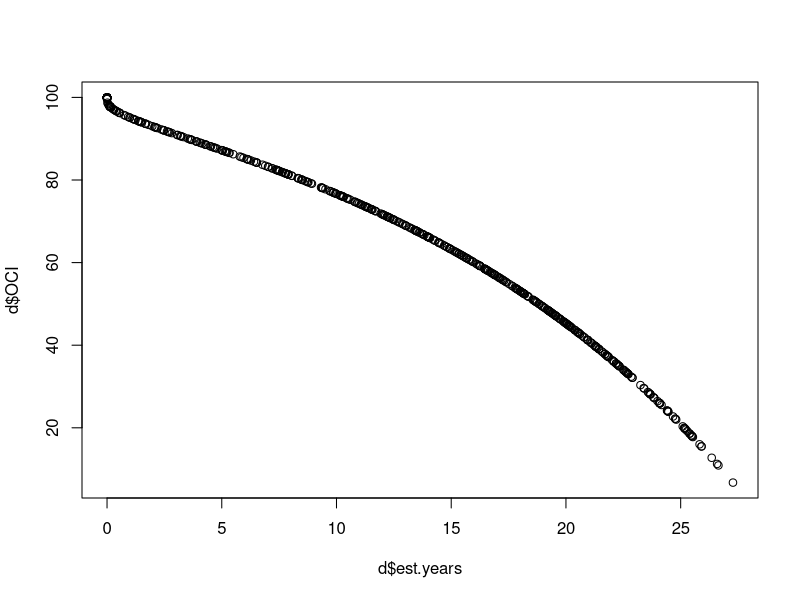
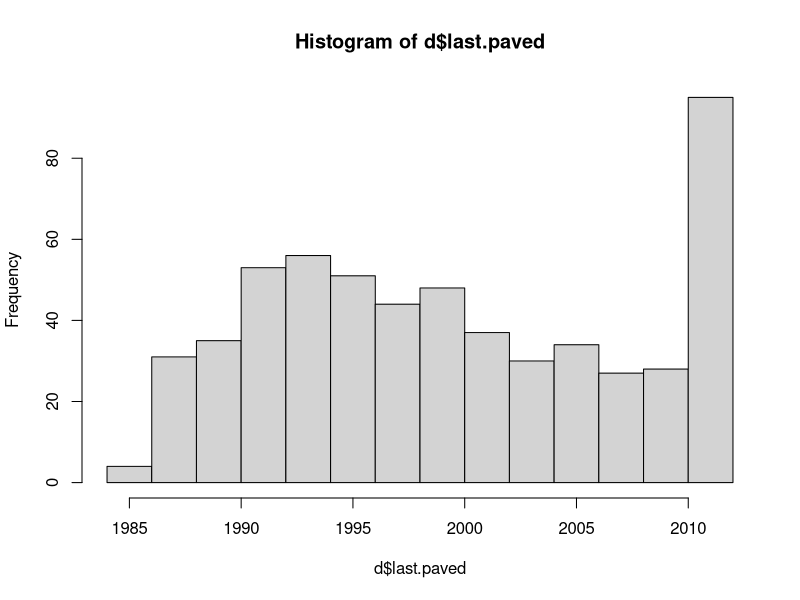
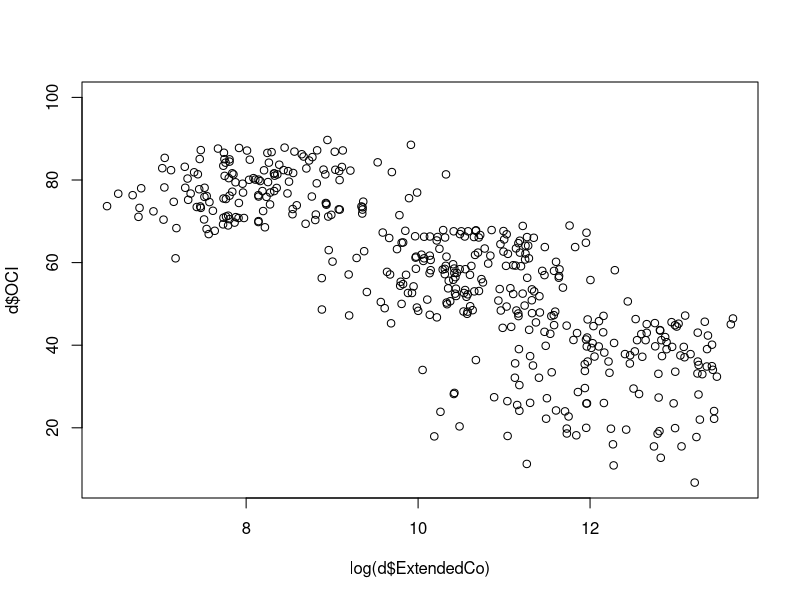
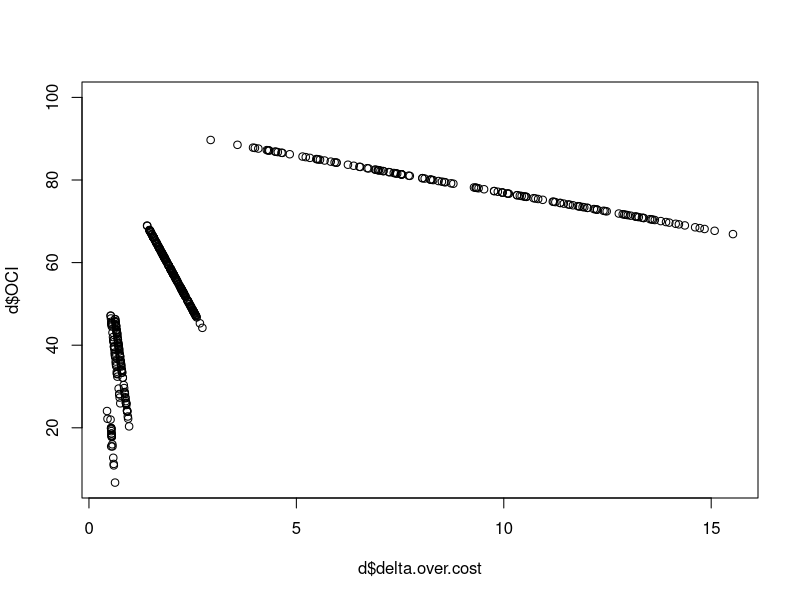
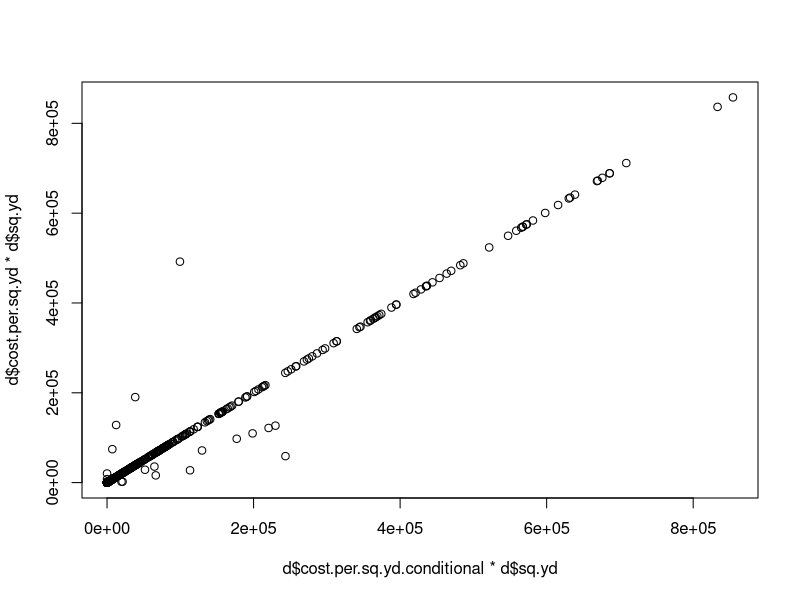
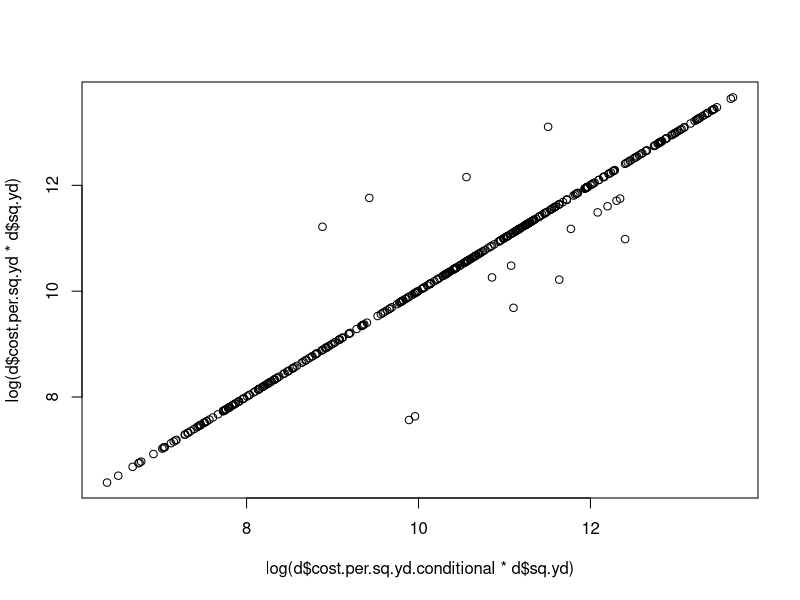
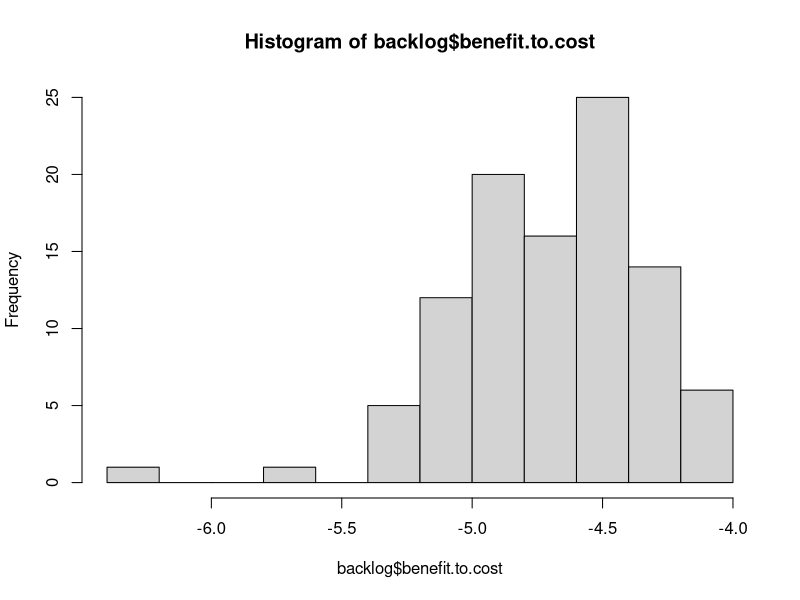
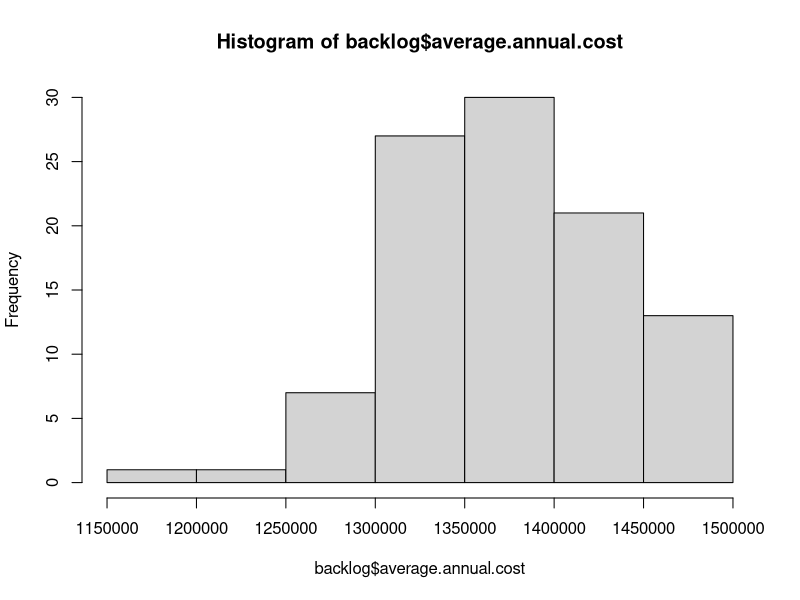

The R source for these figures, in order:
# This code cleans and analyzes data from FST, the pavement consultant
# OCI value = PCI.  Note these scores are from November 2012.
# It models the cost and PCI degredation in order to optimize pavement decisions
# Created By Daniel Hadley

setwd("K:/Somerstat/Common/Data/2014 StreetStat/PCI_Code")
# setwd ("~/Documents/Git/PCI_Code") #at home
d <- read.csv("PCI.csv")

# Create new variables 
d$sq.ft <- d$PavementWi * d$Length # Sq. Feet
d$sq.yd <- d$sq.ft * 0.111111 # Sq. Yards
d$total.pci <- d$sq.yd * d$OCI # Sum PCI
d$ideal.pci <- d$sq.yd * 95 # Ideal sum PCI
d$delta.pci <- d$ideal.pci - d$total.pci #Difference
d$delta.over.cost <- d$delta.pci / d$ExtendedCo #One cost measure
aggregate(delta.over.cost ~ PlanActivi, d, mean ) # Crack Seal is crazy cost efficient
aggregate(delta.over.cost ~ PlanActivi, d, max ) # Crack Seal is crazy cost efficient

d$cost.per.sq.yd <- d$ExtendedCo / d$sq.yd # Cost per sq yard


# Here I model the age as a function of PCI based on the references below:
# It is an average of residential and arterial, but we can divide those later
# http://onlinepubs.trb.org/onlinepubs/conferences/2012/assetmgmt/presentations/Data-A-Ramirez-Flores-Chang-Albitres.pdf
# https://repository.tamu.edu/bitstream/handle/1969.1/ETD-TAMU-2009-05-317/DESHMUKH-THESIS.pdf?sequence=2
# http://www.mylongview.com/modules/showdocument.aspx?documentid=631
# PCI = 100 - (106/((ln(79/AGE))^(1/.48)))

d$est.years <- 79*(2.71828^(-9.37879/(100-d$OCI)^0.48))
plot(d$est.years, d$OCI)

d$last.paved <- 2012 - d$est.years
hist(d$last.paved) # I'm skeptical there are streets we have not paved since the 80s


# test
plot(log(d$ExtendedCo), d$OCI)
plot(d$delta.over.cost, d$OCI) # checking cost-effectiveness
# This final plot is where we see that high OCI maintenance is the most cost-effective

# First model cost as a f(PCI) using logical tests: 
# this averages differences between collectors and arterials
# To see where the bands begin and end
aggregate(OCI ~ PlanActivi, d, mean )
aggregate(OCI ~ PlanActivi, d, min )
aggregate(OCI ~ PlanActivi, d, max )

d$cost.per.sq.yd.conditional <- ifelse((d$OCI >= 68) & (d$OCI < 88), 1.8,
                            ifelse((d$OCI >= 47) & (d$OCI < 68), 18.50,
                            ifelse((d$OCI >= 25) & (d$OCI < 47) & (d$Functional == "RT - Residential Local"), 76.80,
                            ifelse((d$OCI >= 25) & (d$OCI < 47) & (d$Functional == "RE - Residential Dead End"), 76.80,
                            ifelse((d$OCI >= 25) & (d$OCI < 47) & (d$Functional == "CO - Collector" ), 91.10,
                            ifelse((d$OCI >= 25) & (d$OCI < 47) & (d$Functional == "AR - Arterial"), 91.10,
                            ifelse((d$OCI >= 0) & (d$OCI < 25) & (d$Functional == "RT - Residential Local"), 139.80,
                            ifelse((d$OCI >= 0) & (d$OCI < 25) & (d$Functional == "RE - Residential Dead End"), 139.80,
                            ifelse((d$OCI >= 0) & (d$OCI < 25) & (d$Functional == "CO - Collector"), 147.70,
                            ifelse((d$OCI >= 0) & (d$OCI < 25) & (d$Functional == "AR - Arterial"), 162.10,
                            ifelse(d$OCI >= 88, 0, 360)))))))))))

# Test
plot(d$cost.per.sq.yd.conditional*d$sq.yd, d$cost.per.sq.yd*d$sq.yd)
plot(log(d$cost.per.sq.yd.conditional*d$sq.yd), log(d$cost.per.sq.yd*d$sq.yd))
# d$dif <- d$cost.per.sq.yd*d$sq.yd - d$cost.per.sq.yd.conditional*d$sq.yd  
# hugeDif <- d[ which(d$dif>650000 | d$dif < -115000), ]



  




###  Model the Pavement decisions over 20 years ####

# First I create functions that describe the relationships analyzed previously
# f(Age) = PCI 
PCIf <- function(AGE){ 
  PCI <- 100 - (106/((log(79/AGE))^(1/.48)))
  return(PCI)
}

# f(PCI) = Cost 
Costf <- function(OCI, Functional, sq.yd){ 
  Cost <- ifelse((OCI >= 68) & (OCI < 88), 1.8,
         ifelse((OCI >= 47) & (OCI < 68), 18.50,
                ifelse((OCI >= 25) & (OCI < 47) & (Functional == "RT - Residential Local"), 76.80,
                       ifelse((OCI >= 25) & (OCI < 47) & (Functional == "RE - Residential Dead End"), 76.80,
                              ifelse((OCI >= 25) & (OCI < 47) & (Functional == "CO - Collector" ), 91.10,
                                     ifelse((OCI >= 25) & (OCI < 47) & (Functional == "AR - Arterial"), 91.10,
                                            ifelse((OCI >= 0) & (OCI < 25) & (Functional == "RT - Residential Local"), 139.80,
                                                   ifelse((OCI >= 0) & (OCI < 25) & (Functional == "RE - Residential Dead End"), 139.80,
                                                          ifelse((OCI >= 0) & (OCI < 25) & (Functional == "CO - Collector"), 147.70,
                                                                 ifelse((OCI >= 0) & (OCI < 25) & (Functional == "AR - Arterial"), 162.10,
                                                                        ifelse(OCI >= 88, 0, 360)))))))))))
  return(Cost*sq.yd)
}



# Here is where I attempt to create a stochastic model ####
# The problem is that it's difficult to set the limit on spending, particularly in years  1 & 
# f(PCI) = Whether or Not to Pave
# Here is where we set the rules and try different scenarios
# This scenario is random with no bottom tiers
Pavef <- function(OCI){
  pave <- (ifelse((OCI >= 68) & (OCI < 88), 1,
                  ifelse((OCI >= 47) & (OCI < 68), 1,
                         ifelse(OCI == 47, 1, 0)))) # Top tiers
  return(pave)
}

# This scenario is totally random
Pavef <- function(OCI){
  pave <-  sample(c(0,1), 573, replace = TRUE) #random
  return(pave)
}

# Best - first. The problem is that you cannot control for the large 1st year cost
Pavef <- function(OCI){
  pave <- (ifelse((OCI >= 50),(sample(c(0,1), 573, replace = TRUE)),0))
  return(pave)
}



# f(n) = output
Modelf <- function(n){
    d$OCI.Model <- PCIf(d$est.years) # Use the model instead of the empirical OCI
    d$backlog <- Costf(d$OCI.Model, d$Functional, d$sq.yd) # when summed, this gives you your backlog
    d$Pave.a <- Pavef(d$OCI.Model) # Decision to pave based on Pavef function
    d$Age.a <- ifelse(d$Pave.a == 1, 1, 1 + d$est.years) #Age in year n
    d$OCI.a <- PCIf(d$Age.a) # OCI year n  
    d$cost.a <- ifelse(d$Pave.a == 1, Costf(d$OCI.Model,d$Functional, d$sq.yd),0) #The cost to pave the selected streets
    d$backlog.a <- ifelse(d$Pave.a == 0, Costf(d$OCI.Model,d$Functional, d$sq.yd),0) #Backlog after year n
    d$Pave.b <- Pavef(d$OCI.a) # Decision to pave based on Pavef function
    d$Age.b <- ifelse(d$Pave.b == 1, 1, 1 + d$Age.a) #Age in year n
    d$OCI.b <- PCIf(d$Age.b) # OCI year n  
    d$cost.b <- ifelse(d$Pave.b == 1, Costf(d$OCI.a,d$Functional, d$sq.yd),0) #The cost to pave the selected streets
    d$backlog.b <- ifelse(d$Pave.b == 0, Costf(d$OCI.a,d$Functional, d$sq.yd),0) #Backlog after year n
    d$Pave.c <- Pavef(d$OCI.b) # Decision to pave based on Pavef function
    d$Age.c <- ifelse(d$Pave.c == 1, 1, 1 + d$Age.b) #Age in year n
    d$OCI.c <- PCIf(d$Age.c) # OCI year n  
    d$cost.c <- ifelse(d$Pave.c == 1, Costf(d$OCI.b,d$Functional, d$sq.yd),0) #The cost to pave the selected streets
    d$backlog.c <- ifelse(d$Pave.c == 0, Costf(d$OCI.b,d$Functional, d$sq.yd),0) #Backlog after year n
    d$Pave.d <- Pavef(d$OCI.c) # Decision to pave based on Pavef function
    d$Age.d <- ifelse(d$Pave.d == 1, 1, 1 + d$Age.c) #Age in year n
    d$OCI.d <- PCIf(d$Age.d) # OCI year n  
    d$cost.d <- ifelse(d$Pave.d == 1, Costf(d$OCI.c,d$Functional, d$sq.yd),0) #The cost to pave the selected streets
    d$backlog.d <- ifelse(d$Pave.d == 0, Costf(d$OCI.c,d$Functional, d$sq.yd),0) #Backlog after year n
    d$Pave.e <- Pavef(d$OCI.d) # Decision to pave based on Pavef function
    d$Age.e <- ifelse(d$Pave.e == 1, 1, 1 + d$Age.d) #Age in year n
    d$OCI.e <- PCIf(d$Age.e) # OCI year n  
    d$cost.e <- ifelse(d$Pave.e == 1, Costf(d$OCI.d,d$Functional, d$sq.yd),0) #The cost to pave the selected streets
    d$backlog.e <- ifelse(d$Pave.e == 0, Costf(d$OCI.d,d$Functional, d$sq.yd),0) #Backlog after year n    
#   Now create the outputs
  backlog <- sum(d$backlog.e)
  backlog.reduction <- (sum(d$backlog)) - (sum(d$backlog.e))
  total.cost <- sum(d$cost.a, d$cost.b, d$cost.c, d$cost.d, d$cost.e)
  benefit.to.cost <- backlog.reduction / total.cost
  average.annual.cost <- ((sum(d$cost.a)) + (sum(d$cost.b)) + (sum(d$cost.c)) + 
                            (sum(d$cost.d)) + (sum(d$cost.e))) / 5
  first.year <- sum(d$cost.a)
output <- list(backlog, backlog.reduction, total.cost, benefit.to.cost, average.annual.cost, first.year)
return(output)
}

# Now run the function X number of times
# http://stats.stackexchange.com/questions/7999/how-to-efficiently-repeat-a-function-on-a-data-set-in-r
library("plyr")
l <- alply(cbind(rep(100,100),rep(20,10)),1,Modelf)
backlog <- data.frame(matrix(unlist(l), nrow=100, byrow=T))
colnames(backlog) <- c("backlog", "backlog.reduction", "total.cost", "benefit.to.cost", 
                       "average.annual.cost", "first.year")

hist(backlog$benefit.to.cost)
hist(backlog$average.annual.cost)
hist(backlog$total.cost)
hist(backlog$first.year) # The first year is always the highest cost


# Visualize ####
library(ggplot2)

my.theme <- 
  theme(plot.background = element_blank(), # Remove background
        panel.grid.major = element_blank(), # Remove gridlines
        panel.grid.minor = element_blank(), # Remove more gridlines
        panel.border = element_blank(), # Remove border
        panel.background = element_blank(), # Remove more background
        axis.ticks = element_blank(), # Remove axis ticks
        axis.text=element_text(size=24), # Enlarge axis text font
        axis.title=element_text(size=26), # Enlarge axis title font
        plot.title=element_text(size=42, hjust=0) # Enlarge, left-align title
        ,axis.text.x = element_text(angle=60, hjust = 1) # Uncomment if X-axis unreadable 
  )


# A simple method is to use the "weight" function with qplot. This will even work with aggregate
p <- qplot(PlanActivi, weight = Length, data = d, geom = "bar", alpha=I(.7), main="Activity by Length", ylab="Col2 Count")
p + my.theme

p <- qplot(Treatmentb, weight = Length, data = d, geom = "bar", alpha=I(.7), main="Activity by Length", ylab="Col2 Count")
p + my.theme

p <- qplot(OCI, weight = Length, data = d, colour = "white", fill=Treatmentb, geom = "bar", main="PCI by Length", ylab="Length of Roadway")
p + my.theme


ag <- aggregate(OCI ~ PlanActivi, d, mean )
p <- qplot(PlanActivi, weight = OCI, data = ag, geom = "bar", alpha=I(.7), main="Activity by Avg PCI", ylab="PCI")
p + my.theme

                            
                                   
